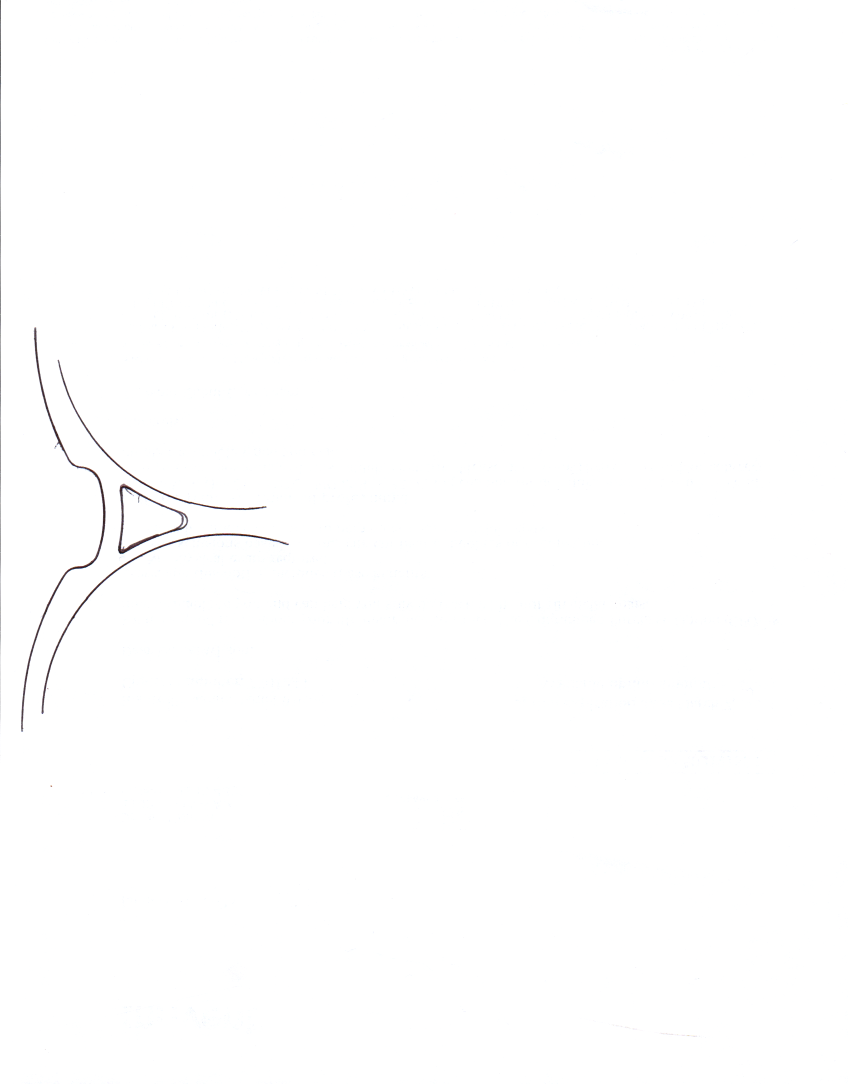
#> input picture samples/cl_35_profile.png, 2543 x 3251 px (shown at 1/3 size)
$ python cli.py ../samples/cl_35_profile.png
#> lines starting #> are read from the running program, lines starting #| are printed output that depends on the picture; after the words box and inside, x2 and y2 are one past the last pixel; in counts of white or black regions, pixels touching at a corner belong together
### dxfconv/preprocess.py
"""Scan -> clean binary ink mask.

The job here is to end up with a mask containing pen strokes and nothing else.
Everything downstream assumes the mask is already honest.
"""

from __future__ import annotations

import numpy as np
import cv2
from PIL import Image


DEFAULT_DPI = 300.0


def load_gray(path: str, dpi_override: float | None = None):
    """Return (grayscale uint8, dpi, dpi_source)."""
    with Image.open(path) as im:
        meta_dpi = im.info.get("dpi")
        im = im.convert("L")
        gray = np.array(im)

    if dpi_override:
        return gray, float(dpi_override), "override"
    if meta_dpi and meta_dpi[0] and float(meta_dpi[0]) > 1:
        # Scanners write e.g. 299.9994; round to a sane nominal value.
        d = float(meta_dpi[0])
        nominal = min((72, 96, 150, 200, 300, 400, 600, 1200),
                      key=lambda n: abs(n - d))
        if abs(nominal - d) / nominal < 0.02:
            d = float(nominal)
        return gray, d, "image metadata"
    return gray, DEFAULT_DPI, "default (no metadata)"


def _odd(n: int) -> int:
    n = max(1, int(round(n)))
    return n if n % 2 else n + 1


def flatten_background(gray: np.ndarray, kernel_px: int) -> np.ndarray:
    """Divide out the paper.

    Closing with a kernel wider than the stroke erases the ink, leaving an
    estimate of the page itself (shading, tone, the grey wash a scanner lid
    leaves behind). Dividing by it normalises the paper to white and makes a
    single global threshold safe.
    """
    k = _odd(kernel_px)
    if k < 3:
        return gray
    bg = cv2.morphologyEx(gray, cv2.MORPH_CLOSE,
                          cv2.getStructuringElement(cv2.MORPH_ELLIPSE, (k, k)))
    bg = np.maximum(bg, 1)
    flat = (gray.astype(np.float32) / bg.astype(np.float32)) * 255.0
    return np.clip(flat, 0, 255).astype(np.uint8)


def binarize(gray: np.ndarray, cfg, px_per_mm: float) -> np.ndarray:
    """Ink -> 255, paper -> 0."""
    if cfg.threshold == "fixed":
        _, bw = cv2.threshold(gray, cfg.threshold_value, 255, cv2.THRESH_BINARY_INV)
    elif cfg.threshold == "adaptive":
        block = _odd(px_per_mm * 6)
        bw = cv2.adaptiveThreshold(gray, 255, cv2.ADAPTIVE_THRESH_GAUSSIAN_C,
                                   cv2.THRESH_BINARY_INV, block, 10)
    else:
        blur = cv2.GaussianBlur(gray, (3, 3), 0)
        _, bw = cv2.threshold(blur, 0, 255,
                              cv2.THRESH_BINARY_INV + cv2.THRESH_OTSU)
    return bw


def clean(bw: np.ndarray, cfg, px_per_mm: float):
    """Drop border artifacts and specks. Returns (mask, report)."""
    h, w = bw.shape
    report = {"kept": 0, "dropped_border": 0, "dropped_small": 0, "rejects": []}

    if cfg.close_gaps_mm > 0:
        k = _odd(cfg.close_gaps_mm * px_per_mm)
        bw = cv2.morphologyEx(
            bw, cv2.MORPH_CLOSE,
            cv2.getStructuringElement(cv2.MORPH_ELLIPSE, (k, k)))

    margin = int(round(cfg.border_margin_mm * px_per_mm))
    min_area = cfg.min_area_mm2 * px_per_mm ** 2

    n, labels, stats, _ = cv2.connectedComponentsWithStats(bw, 8)
    keep = np.zeros(n, dtype=bool)

    for i in range(1, n):
        x, y, cw, ch, area = stats[i, :5]
        touches_border = (x < margin or y < margin or
                          x + cw > w - margin or y + ch > h - margin)
        if touches_border:
            report["dropped_border"] += 1
            report["rejects"].append(
                {"reason": "border", "bbox": [int(x), int(y), int(cw), int(ch)],
                 "area_px": int(area)})
            continue
        if area < min_area:
            report["dropped_small"] += 1
            report["rejects"].append(
                {"reason": "small", "bbox": [int(x), int(y), int(cw), int(ch)],
                 "area_px": int(area)})
            continue
        keep[i] = True
        report["kept"] += 1

    return np.where(keep[labels], 255, 0).astype(np.uint8), report


def build_mask(path: str, cfg):
    """Full front half of the pipeline."""
    gray, dpi, dpi_source = load_gray(path, cfg.dpi)
    px_per_mm = cfg.px_per_mm(dpi)

    flat = flatten_background(gray, cfg.flatten_mm * px_per_mm) \
        if cfg.flatten_mm > 0 else gray
    bw = binarize(flat, cfg, px_per_mm)

    ink_fraction = float((bw > 0).mean())
    mask, report = clean(bw, cfg, px_per_mm)
    report["ink_fraction"] = round(ink_fraction, 4)
    report["dpi"] = dpi
    report["dpi_source"] = dpi_source
    report["px_per_mm"] = px_per_mm

    return gray, mask, dpi, report

### dxfconv/pipeline.py
"""Orchestration: one call from scan to DXF."""

from __future__ import annotations

import os

import numpy as np

from .config import Config
from . import preprocess, vectorize, dxfout, preview, photo


def extract(image_path: str, cfg: Config | None = None):
    """Scan -> geometry, without committing to a file.

    Paths come back in millimetres with the page origin kept, so they still
    line up with the scan image. That is what the editor needs; moving the
    geometry to its bounding box is deferred to export.

    report["meta"] holds one {layer, color, kind} per path. Scan mode puts
    everything on cfg.layer; photo mode has a layer per ink colour, and
    kind == "circle" marks a path to write as a true CIRCLE.
    """
    cfg = cfg or Config()

    if cfg.source == "photo":
        gray, paths_px, meta, dpi, sub = photo.extract(image_path, cfg)
        pre_report, vec_report = sub["preprocess"], sub["vectorize"]
    else:
        gray, mask, dpi, pre_report = preprocess.build_mask(image_path, cfg)
        paths_px, vec_report = vectorize.build_paths(
            mask, cfg, cfg.px_per_mm(dpi))
        meta = [{"layer": cfg.layer, "color": None, "kind": "poly"}
                for _ in paths_px]

    px_per_mm = cfg.px_per_mm(dpi)
    if cfg.fit_mm and paths_px:
        pts = np.vstack([p for p, _ in paths_px])
        span = float((pts.max(axis=0) - pts.min(axis=0)).max())
        if span > 0:
            px_per_mm = span / cfg.fit_mm
            dpi = px_per_mm * 25.4
            pre_report["dpi_source"] = f"fit to {cfg.fit_mm:g} mm"
    pre_report["px_per_mm"] = px_per_mm

    paths_mm = vectorize.to_mm(paths_px, gray.shape[0], px_per_mm,
                               origin="page", scale=cfg.scale)

    page = {
        "width_mm": gray.shape[1] / px_per_mm * cfg.scale,
        "height_mm": gray.shape[0] / px_per_mm * cfg.scale,
        "dpi": dpi,
        "dpi_source": pre_report["dpi_source"],
    }
    report = {
        "source": cfg.source,
        "meta": meta,
        "dpi": dpi,
        "dpi_source": pre_report["dpi_source"],
        "preprocess": pre_report,
        "vectorize": vec_report,
    }
    return paths_mm, paths_px, gray, page, report


# [6 lines left out: function apply_origin, not called in this run]


def convert(image_path: str, out_dxf: str, cfg: Config | None = None,
            preview_path: str | None = None) -> dict:
    cfg = cfg or Config()

    paths_mm, paths_px, gray, page, report = extract(image_path, cfg)
    paths_mm = apply_origin(paths_mm, cfg.origin)

    os.makedirs(os.path.dirname(os.path.abspath(out_dxf)), exist_ok=True)
    dxfout.write_dxf(paths_mm, out_dxf, cfg, report["meta"])

    result = dict(report)
    result.update({
        "input": image_path,
        "dxf": out_dxf,
        "page": page,
        "extents_mm": dxfout.extents(paths_mm),
        "paths": len(paths_mm),
        "vertices": report["vectorize"]["vertices"],
    })

    if preview_path:
        preview.render(gray, paths_px, report["preprocess"], preview_path,
                       meta=report["meta"], color_path=image_path
                       if cfg.source == "photo" else None)
        result["preview"] = preview_path

    return result

### dxfconv/config.py
"""Tunable parameters for the scan -> DXF pipeline.

Every length is expressed in real-world millimetres, never pixels. The pipeline
converts to pixels once, using the scan DPI, so the same settings behave the
same way whether you scan at 300 or 600 DPI.
"""

from dataclasses import dataclass, asdict, field


@dataclass
class Config:
    # --- input -------------------------------------------------------------
    source: str = "scan"
    """scan  -> dark pen lines on paper, traced in grayscale.
    photo -> a colour photo of a printed object (badge, emblem, sign); colours
    are separated into one layer each, circles and lettering regularised."""

    # --- scale -------------------------------------------------------------
    dpi: float | None = None
    """Scan resolution. None means read it from the image metadata."""

    scale: float = 1.0
    """Correction factor applied to the finished geometry. Tracing sits the
    pen slightly outside the object, so parts come out a few tenths large;
    measure the real part, divide by the reported size, put it here."""

    fit_mm: float | None = None
    """Scale so the geometry's largest dimension is this many millimetres.
    A photo has no meaningful DPI, so measure one thing on the real object
    (e.g. the outer diameter of a badge) and put it here. Overrides DPI."""

    # --- photo mode --------------------------------------------------------
    colors: int = 4
    """How many colours to separate the photo into, background included."""

    inks: list[str] = field(default_factory=list)
    """Ink colours to trace, as #rrggbb. Empty means auto: every colour that
    covers less than a third of the object. Pick them when auto lumps a thin
    detail in with a big area of similar colour."""

    circles: bool = True
    """Replace contours that are circles with true CIRCLE entities."""

    square: bool = False
    """Square up lettering: straight edges, square corners, shared baselines.
    Leaves long gentle curves alone, so a swash or swoosh survives."""

    upsample: int = 0
    """Photo working resolution multiplier. 0 = auto (~3000 px long side)."""

    # --- ink detection -----------------------------------------------------
    flatten_mm: float = 3.0
    """Background-flattening kernel. Must be wider than the pen stroke; kills
    scanner shading, paper tone and soft smudges. 0 disables."""

    threshold: str = "otsu"
    """otsu | adaptive | fixed"""

    threshold_value: int = 200
    """Only used when threshold == 'fixed' (0-255, ink is darker than this)."""

    close_gaps_mm: float = 0.0
    """Dilate-then-erode to bridge breaks in a stroke. Keep small."""

    # --- artifact rejection ------------------------------------------------
    border_margin_mm: float = 3.0
    """Drop anything touching this band around the page edge. This is what
    removes scanner edge stripes, which are long and thin and therefore
    survive every size-based filter."""

    min_area_mm2: float = 0.30
    """Cheap pre-filter for dust specks."""

    min_length_mm: float = 6.0
    """The real 'lines only' rule, applied to traced centreline length after
    vectorising. A speck has no length; a pen stroke does."""

    # --- vectorising -------------------------------------------------------
    mode: str = "outline"
    """outline    -> both edges of every stroke. Tracing rides the pen against
    the object, so the inner edge IS the true boundary; measured against
    calipers this is the accurate one, which is why it is the default.
    centerline -> one curve per stroke. Half a stroke-width outside the true
    edge, but gives a single tidy curve per stroke instead of two."""

    prune_spur_mm: float = 1.5
    """Skeletonisation grows short whiskers at stroke ends and crossings."""

    smooth_mm: float = 0.6
    """Moving-average window along the curve. Removes pixel staircase and
    paper fibre wobble without eating real curvature."""

    simplify_mm: float = 0.05
    """Douglas-Peucker tolerance. The vertex budget knob."""

    # --- output ------------------------------------------------------------
    entity: str = "lwpolyline"
    """lwpolyline | spline"""

    layer: str = "PROFILE"

    origin: str = "bbox"
    """bbox -> geometry starts at (0,0). page -> keep position on the page."""

    def px_per_mm(self, dpi: float) -> float:
        return dpi / 25.4

    def to_dict(self) -> dict:
        return asdict(self)

### dxfconv/cli.py
"""Command line entry point."""

from __future__ import annotations

import argparse
import json
import os
import sys

from .config import Config
from .pipeline import convert


def build_parser() -> argparse.ArgumentParser:
    p = argparse.ArgumentParser(
        prog="dxfconv",
        description="Convert a scanned pen tracing, or a photo of a printed "
                    "emblem, into a clean, to-scale DXF.")
    p.add_argument("image")
    p.add_argument("-o", "--out", help="output .dxf (default: alongside input)")
    p.add_argument("-p", "--preview", nargs="?", const="auto",
                   help="write an overlay PNG for eyeballing the trace")
    p.add_argument("--json", action="store_true", help="print the report as JSON")

    d = Config()
    p.add_argument("--source", choices=["scan", "photo"], default=d.source,
                   help="scan: pen lines on paper; photo: colour photo, a layer per ink")

    g = p.add_argument_group("scale")
    g.add_argument("--dpi", type=float, help="override scan DPI")
    g.add_argument("--fit-mm", type=float,
                   help="scale so the largest dimension is this many mm")
    g.add_argument("--scale", type=float, default=d.scale,
                   help="correction factor for the finished geometry")

    g = p.add_argument_group("photo mode")
    g.add_argument("--colors", type=int, default=d.colors,
                   help="colours to separate into, background included")
    g.add_argument("--ink", action="append", default=[], metavar="#RRGGBB",
                   help="trace this colour (repeatable); default picks automatically")
    g.add_argument("--no-circles", dest="circles", action="store_false",
                   help="don't turn circular contours into CIRCLE entities")
    g.add_argument("--square", action="store_true",
                   help="square up lettering: straight edges, square corners")
    g.add_argument("--upsample", type=int, default=d.upsample,
                   help="working resolution multiplier (0 = auto)")

    g = p.add_argument_group("ink detection")
    g.add_argument("--flatten-mm", type=float, default=d.flatten_mm)
    g.add_argument("--threshold", choices=["otsu", "adaptive", "fixed"],
                   default=d.threshold)
    g.add_argument("--threshold-value", type=int, default=d.threshold_value)
    g.add_argument("--close-gaps-mm", type=float, default=d.close_gaps_mm)

    g = p.add_argument_group("artifact rejection")
    g.add_argument("--border-margin-mm", type=float, default=d.border_margin_mm)
    g.add_argument("--min-area-mm2", type=float, default=d.min_area_mm2)
    g.add_argument("--min-length-mm", type=float, default=d.min_length_mm)

    g = p.add_argument_group("vectorising")
    g.add_argument("--mode", choices=["centerline", "outline"], default=d.mode)
    g.add_argument("--prune-spur-mm", type=float, default=d.prune_spur_mm)
    g.add_argument("--smooth-mm", type=float, default=d.smooth_mm)
    g.add_argument("--simplify-mm", type=float, default=d.simplify_mm)

    g = p.add_argument_group("output")
    g.add_argument("--entity", choices=["lwpolyline", "spline"], default=d.entity)
    g.add_argument("--layer", default=d.layer)
    g.add_argument("--origin", choices=["bbox", "page"], default=d.origin)
    return p


def main(argv=None) -> int:
    args = build_parser().parse_args(argv)

    cfg = Config(
        source=args.source,
        fit_mm=args.fit_mm,
        colors=args.colors,
        inks=args.ink,
        circles=args.circles,
        square=args.square,
        upsample=args.upsample,
        dpi=args.dpi,
        scale=args.scale,
        flatten_mm=args.flatten_mm,
        threshold=args.threshold,
        threshold_value=args.threshold_value,
        close_gaps_mm=args.close_gaps_mm,
        border_margin_mm=args.border_margin_mm,
        min_area_mm2=args.min_area_mm2,
        min_length_mm=args.min_length_mm,
        mode=args.mode,
        prune_spur_mm=args.prune_spur_mm,
        smooth_mm=args.smooth_mm,
        simplify_mm=args.simplify_mm,
        entity=args.entity,
        layer=args.layer,
        origin=args.origin,
    )

    out = args.out or os.path.splitext(args.image)[0] + ".dxf"
    prev = None
    if args.preview:
        # Sit the preview next to the DXF, not next to the input.
        prev = (os.path.splitext(out)[0] + "_preview.png"
                if args.preview == "auto" else args.preview)

    report = convert(args.image, out, cfg, prev)
#> in load_gray, im is the input picture: PIL image 2543x3251 RGB; mean R, G, B 254.4, 254.3, 254.4
#> in load_gray, `meta_dpi = im.info.get("dpi")`: meta_dpi = (300, 300)
#> in load_gray, `d = float(meta_dpi[0])`: d = 300
#> in build_mask, `gray, dpi, dpi_source = load_gray(path, cfg.dpi)`: dpi_source = 'image metadata'
#> in build_mask, `px_per_mm = cfg.px_per_mm(dpi)`: px_per_mm = 11.81
#> in binarize, `_, bw = cv2.threshold(blur, 0, 255, cv2.THRESH_BINARY_INV + cv2.THRESH..`:
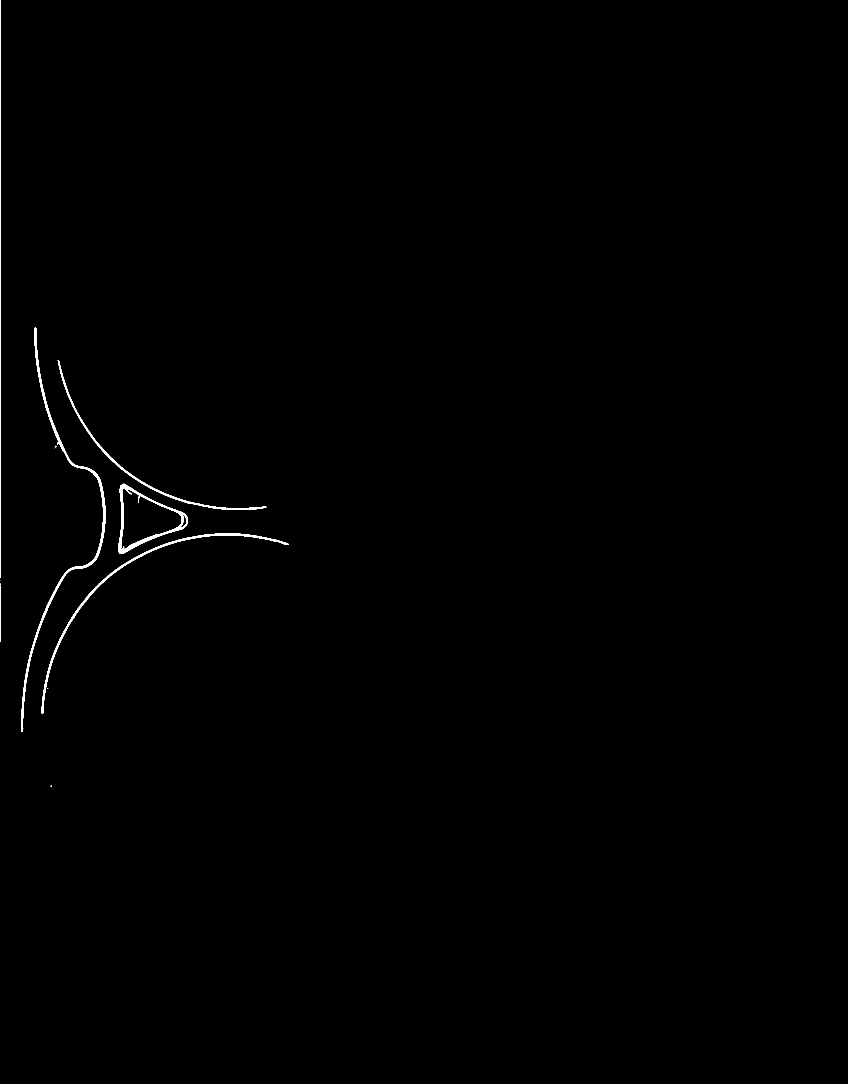
#> bw: shape (3251, 2543) (shown at 1/3 size); 0.34% white; 12 white regions (6 under 20 px), largest, box (x1, y1, x2, y2) and area: (63, 982, 317, 2195) 8695, (125, 1600, 866, 2142) 6036, (354, 1451, 564, 1662) 5258, (173, 1080, 799, 1530) 4370, (0, 0, 3, 1734) 3191, (0, 1756, 1, 1926) 170
#> in build_mask, `ink_fraction = float((bw > 0).mean())`: ink_fraction = 0.00336
#> in clean, `margin = int(round(cfg.border_margin_mm * px_per_mm))`: margin = 35
#> in clean, `min_area = cfg.min_area_mm2 * px_per_mm ** 2`: min_area = 41.85
#> in clean, `n, labels, stats, _ = cv2.connectedComponentsWithStats(bw, 8)`: n = 13; stats = 13 rows, first 6: [0, 0, 2543, 3251, 8239538], [0, 0, 3, 1734, 3191], [63, 982, 254, 1213, 8695], [173, 1080, 626, 450, 4370], [165, 1337, 4, 5, 13], [164, 1343, 1, 2, 2]
#> the loop in clean, `for i in range(1, n):` made 12 passes
#> (x, y, cw, ch, area, touches_border) on passes 1, 2, 3, 6, 7, 10: (0, 0, 3, 1734, 3191, True), (63, 982, 254, 1213, 8695, False), (173, 1080, 626, 450, 4370, False), (354, 1451, 210, 211, 5258, False), (125, 1600, 741, 542, 6036, False), (0, 1756, 1, 170, 170, True)
#> after the loop in clean, `for i in range(1, n):`: keep = [False, False, True, True, False, False, True, True, False, False, False, False, False]; report = 4 items
#> in build_mask, `mask, report = clean(bw, cfg, px_per_mm)`:
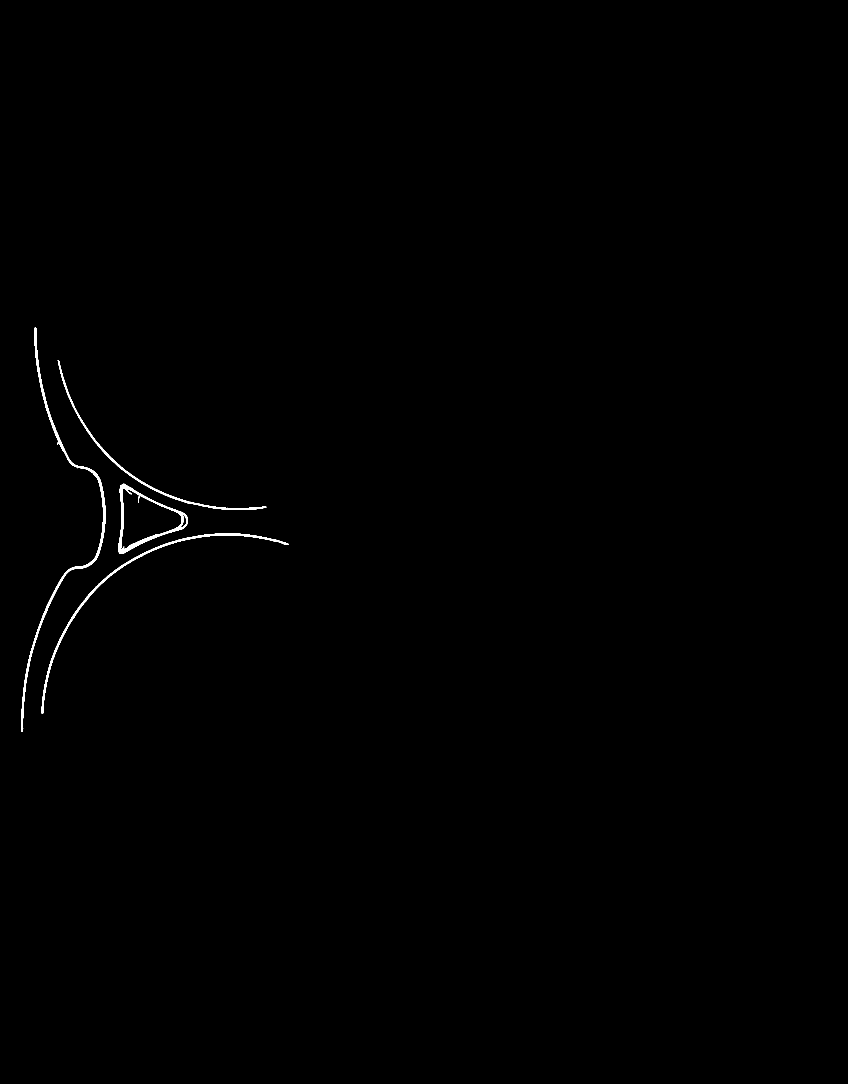
#> mask: shape (3251, 2543) (shown at 1/3 size); 0.29% white; 4 white regions, box (x1, y1, x2, y2) and area: (63, 982, 317, 2195) 8695, (125, 1600, 866, 2142) 6036, (354, 1451, 564, 1662) 5258, (173, 1080, 799, 1530) 4370
#> in extract, `gray, mask, dpi, pre_report = preprocess.build_mask(image_path, cfg)`: dpi = 300; pre_report = 8 items
#> (the rest of the program and of its run is left out)
